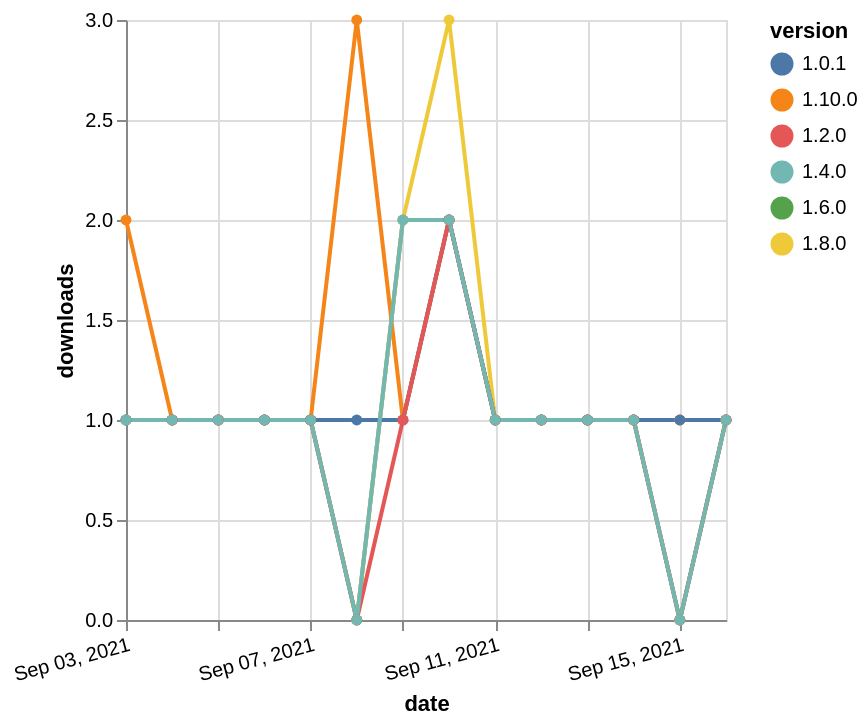

Source (Vega-Lite JSON):
### Vega-Lite specification from a JSON file in a GitHub repository (floating-point values rounded to 4 significant figures)
{"$schema": "https://vega.github.io/schema/vega-lite/v5.json", "description": "A simple bar chart with embedded data.", "data": {"values": [{"date": "2021-09-03", "total": 165, "delta": 1, "version": "1.6.0"}, {"date": "2021-09-04", "total": 166, "delta": 1, "version": "1.6.0"}, {"date": "2021-09-05", "total": 167, "delta": 1, "version": "1.6.0"}, {"date": "2021-09-06", "total": 168, "delta": 1, "version": "1.6.0"}, {"date": "2021-09-07", "total": 169, "delta": 1, "version": "1.6.0"}, {"date": "2021-09-08", "total": 169, "delta": 0, "version": "1.6.0"}, {"date": "2021-09-09", "total": 171, "delta": 2, "version": "1.6.0"}, {"date": "2021-09-10", "total": 173, "delta": 2, "version": "1.6.0"}, {"date": "2021-09-11", "total": 174, "delta": 1, "version": "1.6.0"}, {"date": "2021-09-12", "total": 175, "delta": 1, "version": "1.6.0"}, {"date": "2021-09-13", "total": 176, "delta": 1, "version": "1.6.0"}, {"date": "2021-09-14", "total": 177, "delta": 1, "version": "1.6.0"}, {"date": "2021-09-15", "total": 177, "delta": 0, "version": "1.6.0"}, {"date": "2021-09-16", "total": 178, "delta": 1, "version": "1.6.0"}, {"date": "2021-09-03", "total": 194, "delta": 1, "version": "1.8.0"}, {"date": "2021-09-04", "total": 195, "delta": 1, "version": "1.8.0"}, {"date": "2021-09-05", "total": 196, "delta": 1, "version": "1.8.0"}, {"date": "2021-09-06", "total": 197, "delta": 1, "version": "1.8.0"}, {"date": "2021-09-07", "total": 198, "delta": 1, "version": "1.8.0"}, {"date": "2021-09-08", "total": 198, "delta": 0, "version": "1.8.0"}, {"date": "2021-09-09", "total": 200, "delta": 2, "version": "1.8.0"}, {"date": "2021-09-10", "total": 203, "delta": 3, "version": "1.8.0"}, {"date": "2021-09-11", "total": 204, "delta": 1, "version": "1.8.0"}, {"date": "2021-09-12", "total": 205, "delta": 1, "version": "1.8.0"}, {"date": "2021-09-13", "total": 206, "delta": 1, "version": "1.8.0"}, {"date": "2021-09-14", "total": 207, "delta": 1, "version": "1.8.0"}, {"date": "2021-09-15", "total": 207, "delta": 0, "version": "1.8.0"}, {"date": "2021-09-16", "total": 208, "delta": 1, "version": "1.8.0"}, {"date": "2021-09-03", "total": 120, "delta": 2, "version": "1.10.0"}, {"date": "2021-09-04", "total": 121, "delta": 1, "version": "1.10.0"}, {"date": "2021-09-05", "total": 122, "delta": 1, "version": "1.10.0"}, {"date": "2021-09-06", "total": 123, "delta": 1, "version": "1.10.0"}, {"date": "2021-09-07", "total": 124, "delta": 1, "version": "1.10.0"}, {"date": "2021-09-08", "total": 127, "delta": 3, "version": "1.10.0"}, {"date": "2021-09-09", "total": 128, "delta": 1, "version": "1.10.0"}, {"date": "2021-09-10", "total": 130, "delta": 2, "version": "1.10.0"}, {"date": "2021-09-11", "total": 131, "delta": 1, "version": "1.10.0"}, {"date": "2021-09-12", "total": 132, "delta": 1, "version": "1.10.0"}, {"date": "2021-09-13", "total": 133, "delta": 1, "version": "1.10.0"}, {"date": "2021-09-14", "total": 134, "delta": 1, "version": "1.10.0"}, {"date": "2021-09-15", "total": 135, "delta": 1, "version": "1.10.0"}, {"date": "2021-09-16", "total": 136, "delta": 1, "version": "1.10.0"}, {"date": "2021-09-03", "total": 246, "delta": 1, "version": "1.0.1"}, {"date": "2021-09-04", "total": 247, "delta": 1, "version": "1.0.1"}, {"date": "2021-09-05", "total": 248, "delta": 1, "version": "1.0.1"}, {"date": "2021-09-06", "total": 249, "delta": 1, "version": "1.0.1"}, {"date": "2021-09-07", "total": 250, "delta": 1, "version": "1.0.1"}, {"date": "2021-09-08", "total": 251, "delta": 1, "version": "1.0.1"}, {"date": "2021-09-09", "total": 252, "delta": 1, "version": "1.0.1"}, {"date": "2021-09-10", "total": 254, "delta": 2, "version": "1.0.1"}, {"date": "2021-09-11", "total": 255, "delta": 1, "version": "1.0.1"}, {"date": "2021-09-12", "total": 256, "delta": 1, "version": "1.0.1"}, {"date": "2021-09-13", "total": 257, "delta": 1, "version": "1.0.1"}, {"date": "2021-09-14", "total": 258, "delta": 1, "version": "1.0.1"}, {"date": "2021-09-15", "total": 259, "delta": 1, "version": "1.0.1"}, {"date": "2021-09-16", "total": 260, "delta": 1, "version": "1.0.1"}, {"date": "2021-09-03", "total": 203, "delta": 1, "version": "1.2.0"}, {"date": "2021-09-04", "total": 204, "delta": 1, "version": "1.2.0"}, {"date": "2021-09-05", "total": 205, "delta": 1, "version": "1.2.0"}, {"date": "2021-09-06", "total": 206, "delta": 1, "version": "1.2.0"}, {"date": "2021-09-07", "total": 207, "delta": 1, "version": "1.2.0"}, {"date": "2021-09-08", "total": 207, "delta": 0, "version": "1.2.0"}, {"date": "2021-09-09", "total": 208, "delta": 1, "version": "1.2.0"}, {"date": "2021-09-10", "total": 210, "delta": 2, "version": "1.2.0"}, {"date": "2021-09-11", "total": 211, "delta": 1, "version": "1.2.0"}, {"date": "2021-09-12", "total": 212, "delta": 1, "version": "1.2.0"}, {"date": "2021-09-13", "total": 213, "delta": 1, "version": "1.2.0"}, {"date": "2021-09-14", "total": 214, "delta": 1, "version": "1.2.0"}, {"date": "2021-09-15", "total": 214, "delta": 0, "version": "1.2.0"}, {"date": "2021-09-16", "total": 215, "delta": 1, "version": "1.2.0"}, {"date": "2021-09-03", "total": 198, "delta": 1, "version": "1.4.0"}, {"date": "2021-09-04", "total": 199, "delta": 1, "version": "1.4.0"}, {"date": "2021-09-05", "total": 200, "delta": 1, "version": "1.4.0"}, {"date": "2021-09-06", "total": 201, "delta": 1, "version": "1.4.0"}, {"date": "2021-09-07", "total": 202, "delta": 1, "version": "1.4.0"}, {"date": "2021-09-08", "total": 202, "delta": 0, "version": "1.4.0"}, {"date": "2021-09-09", "total": 204, "delta": 2, "version": "1.4.0"}, {"date": "2021-09-10", "total": 206, "delta": 2, "version": "1.4.0"}, {"date": "2021-09-11", "total": 207, "delta": 1, "version": "1.4.0"}, {"date": "2021-09-12", "total": 208, "delta": 1, "version": "1.4.0"}, {"date": "2021-09-13", "total": 209, "delta": 1, "version": "1.4.0"}, {"date": "2021-09-14", "total": 210, "delta": 1, "version": "1.4.0"}, {"date": "2021-09-15", "total": 210, "delta": 0, "version": "1.4.0"}, {"date": "2021-09-16", "total": 211, "delta": 1, "version": "1.4.0"}]}, "width": "container", "mark": {"type": "line", "point": {"filled": true}}, "encoding": {"x": {"field": "date", "type": "temporal", "timeUnit": "yearmonthdate", "title": "date", "axis": {"labelAngle": -15}}, "y": {"field": "delta", "type": "quantitative", "title": "downloads"}, "color": {"field": "version", "type": "nominal"}, "tooltip": {"field": "delta"}}}
